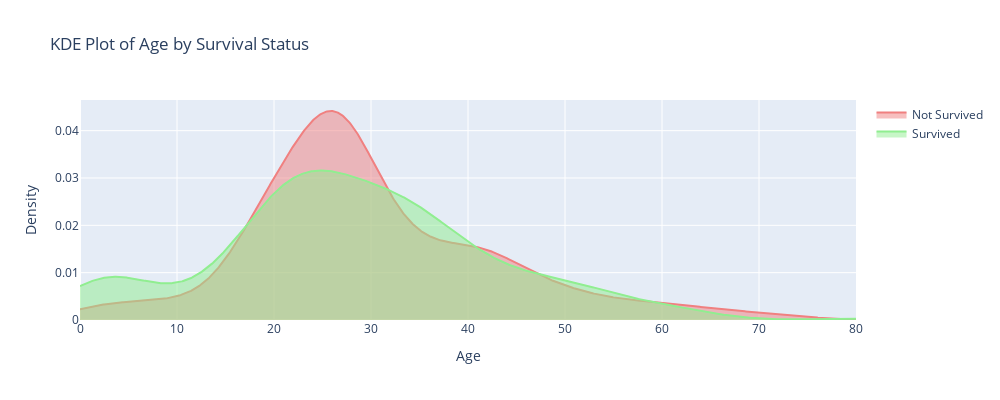

Notebook source saved alongside this figure:
### Code cell
# 0
# Age

from scipy.stats import gaussian_kde

# 計算密度估計
age_not_survived = df_train[df_train['Survived'] == 0]['Age']
age_survived = df_train[df_train['Survived'] == 1]['Age']

kde_not_survived = gaussian_kde(age_not_survived)
kde_survived = gaussian_kde(age_survived)

# 設置範圍
age_range = np.linspace(0, df_train['Age'].max(), 1000)

# 計算估計密度
density_not_survived = kde_not_survived(age_range)
density_survived = kde_survived(age_range)

#
fig = go.Figure()

# 未生還乘客的 KDE 曲線
fig.add_trace(go.Scatter(
    x=age_range,
    y=density_not_survived,
    mode='lines',
    name='Not Survived',
    fill='tozeroy',
    line=dict(color='lightcoral')
))

# 生還乘客的 KDE 曲線
fig.add_trace(go.Scatter(
    x=age_range,
    y=density_survived,
    mode='lines',
    name='Survived',
    fill='tozeroy',
    line=dict(color='lightgreen')
))

fig.update_layout(
    title='KDE Plot of Age by Survival Status',
    xaxis_title='Age',
    yaxis_title='Density',
    width=1000,
    height=400
)

fig.show()

### Figure 1 — Plotly figure (JSON) as saved in the notebook; plotly's stock layout.template omitted (floating-point values rounded to 4 significant figures; data arrays with more than 128 entries replaced by an {"elided": "..."} marker saying what was removed)
{"data": [{"fill": "tozeroy", "line": {"color": "lightcoral"}, "mode": "lines", "name": "Not Survived", "type": "scatter", "x": {"elided": "1000 float values"}, "y": {"elided": "1000 float values"}}, {"fill": "tozeroy", "line": {"color": "lightgreen"}, "mode": "lines", "name": "Survived", "type": "scatter", "x": {"elided": "1000 float values"}, "y": {"elided": "1000 float values"}}], "layout": {"height": 400, "title": {"text": "KDE Plot of Age by Survival Status"}, "width": 1000, "xaxis": {"title": {"text": "Age"}}, "yaxis": {"title": {"text": "Density"}}}}
